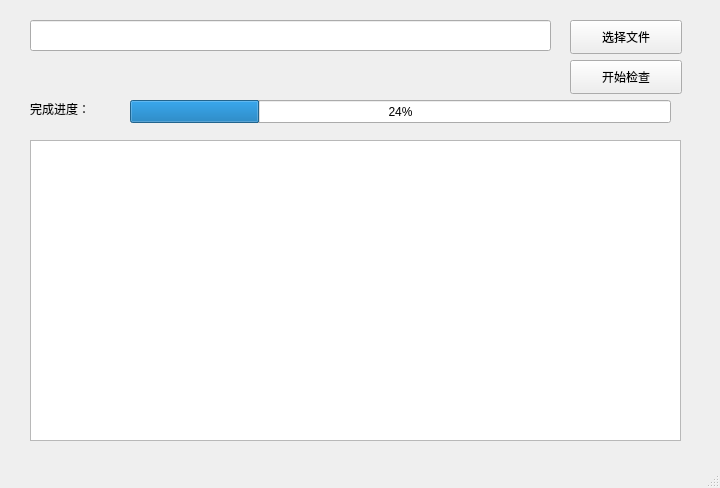
<?xml version="1.0" encoding="UTF-8"?>
<ui version="4.0">
 <class>mainWindow</class>
 <widget class="QMainWindow" name="mainWindow">
  <property name="geometry">
   <rect>
    <x>0</x>
    <y>0</y>
    <width>720</width>
    <height>488</height>
   </rect>
  </property>
  <property name="windowTitle">
   <string>设备编码检测程序</string>
  </property>
  <widget class="QWidget" name="centralwidget">
   <widget class="QLineEdit" name="lineEdit">
    <property name="geometry">
     <rect>
      <x>30</x>
      <y>20</y>
      <width>521</width>
      <height>31</height>
     </rect>
    </property>
   </widget>
   <widget class="QPushButton" name="pushButton">
    <property name="geometry">
     <rect>
      <x>570</x>
      <y>20</y>
      <width>112</width>
      <height>34</height>
     </rect>
    </property>
    <property name="text">
     <string>选择文件</string>
    </property>
   </widget>
   <widget class="QTextEdit" name="textEdit">
    <property name="geometry">
     <rect>
      <x>30</x>
      <y>140</y>
      <width>651</width>
      <height>301</height>
     </rect>
    </property>
   </widget>
   <widget class="QLabel" name="label">
    <property name="geometry">
     <rect>
      <x>30</x>
      <y>100</y>
      <width>81</width>
      <height>18</height>
     </rect>
    </property>
    <property name="text">
     <string>完成进度：</string>
    </property>
   </widget>
   <widget class="QPushButton" name="pushButton_2">
    <property name="geometry">
     <rect>
      <x>570</x>
      <y>60</y>
      <width>112</width>
      <height>34</height>
     </rect>
    </property>
    <property name="text">
     <string>开始检查</string>
    </property>
   </widget>
   <widget class="QProgressBar" name="progressBar">
    <property name="geometry">
     <rect>
      <x>130</x>
      <y>100</y>
      <width>541</width>
      <height>23</height>
     </rect>
    </property>
    <property name="value">
     <number>24</number>
    </property>
   </widget>
  </widget>
  <widget class="QStatusBar" name="statusbar"/>
 </widget>
 <resources/>
 <connections/>
</ui>
